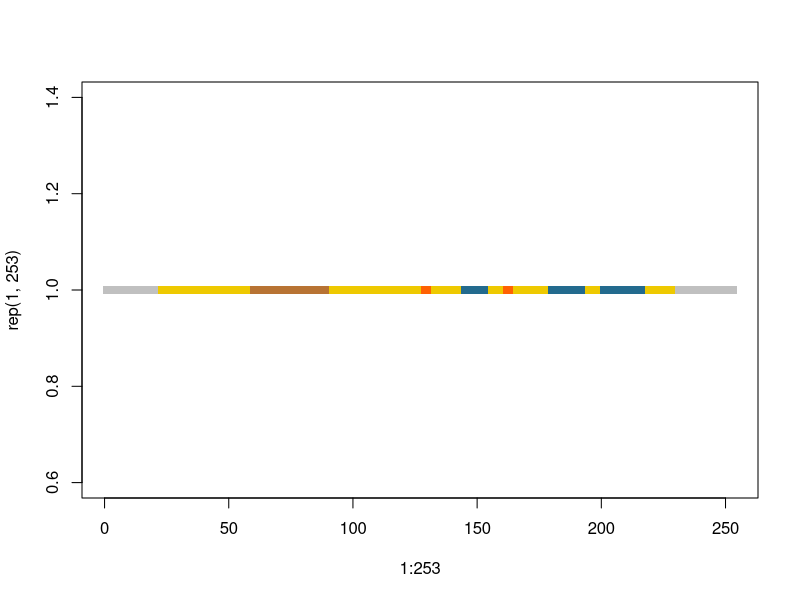
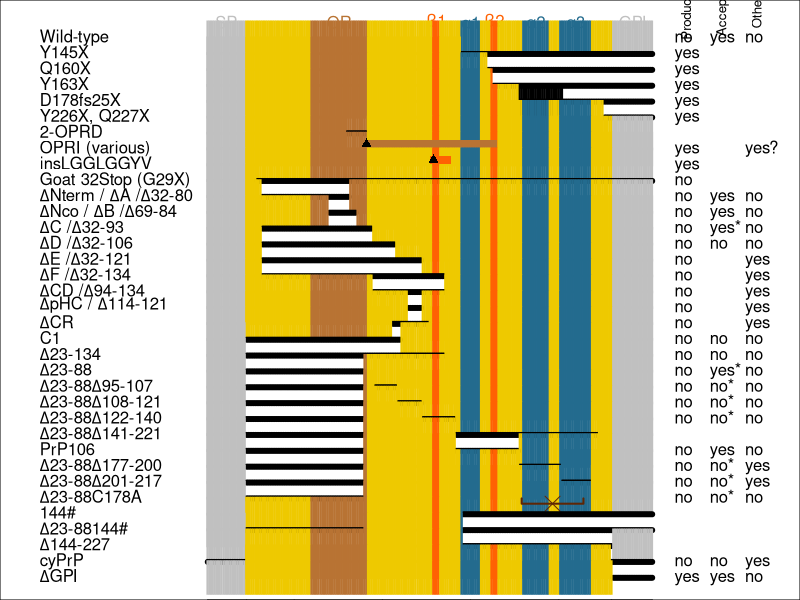
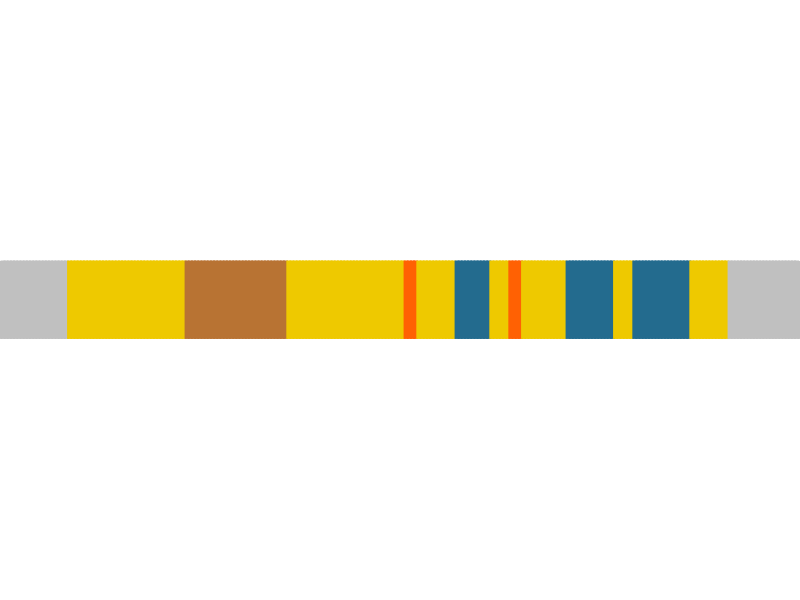
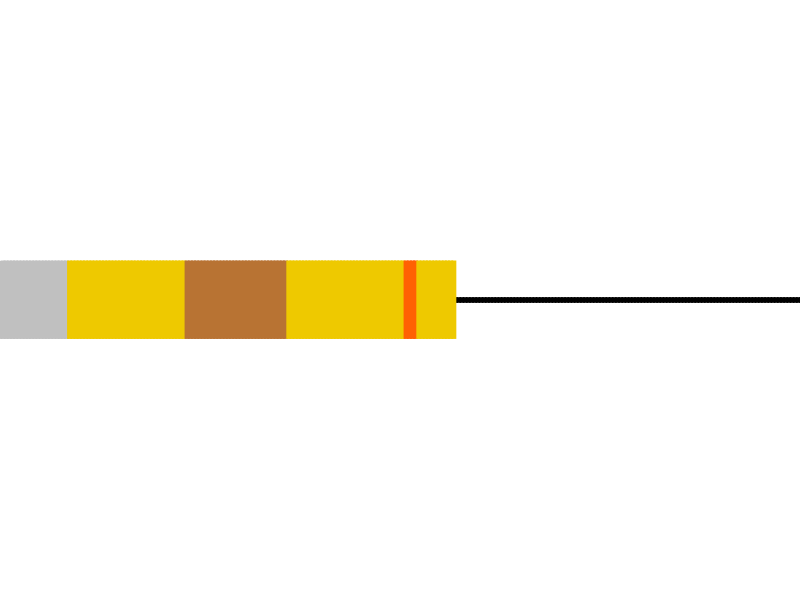
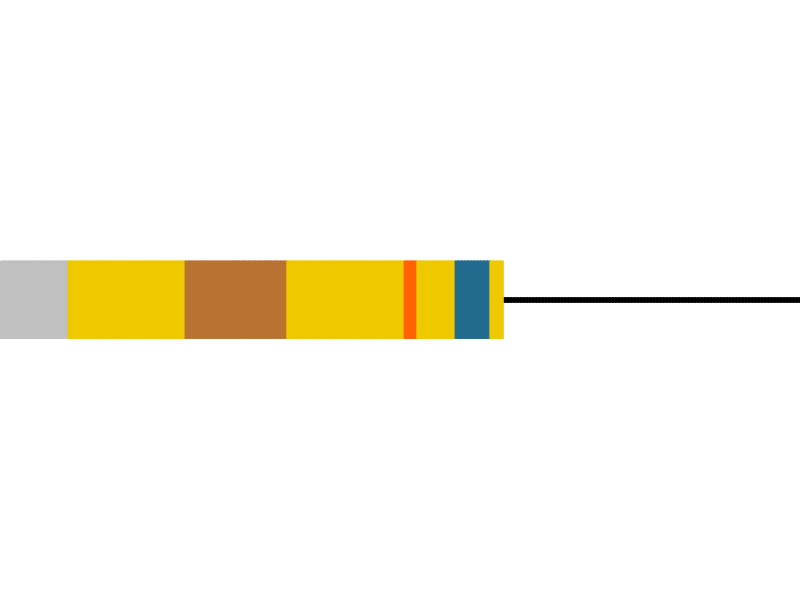
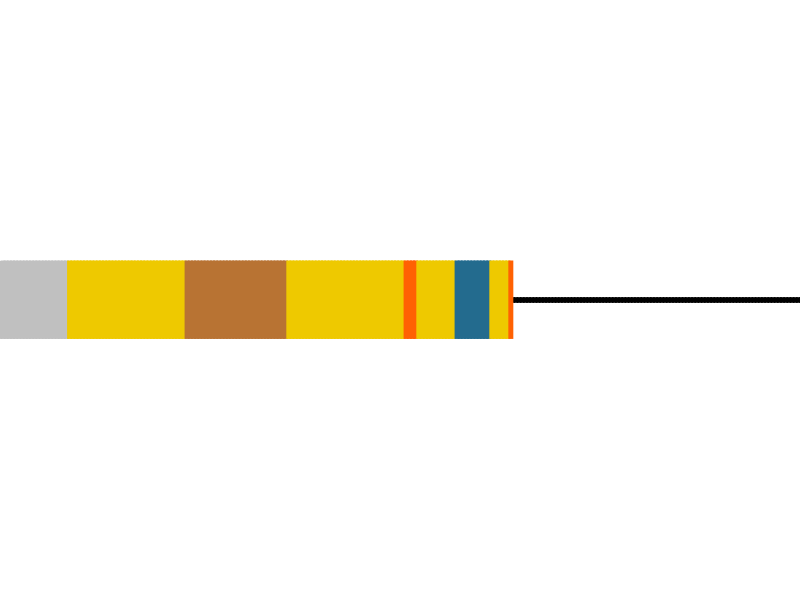
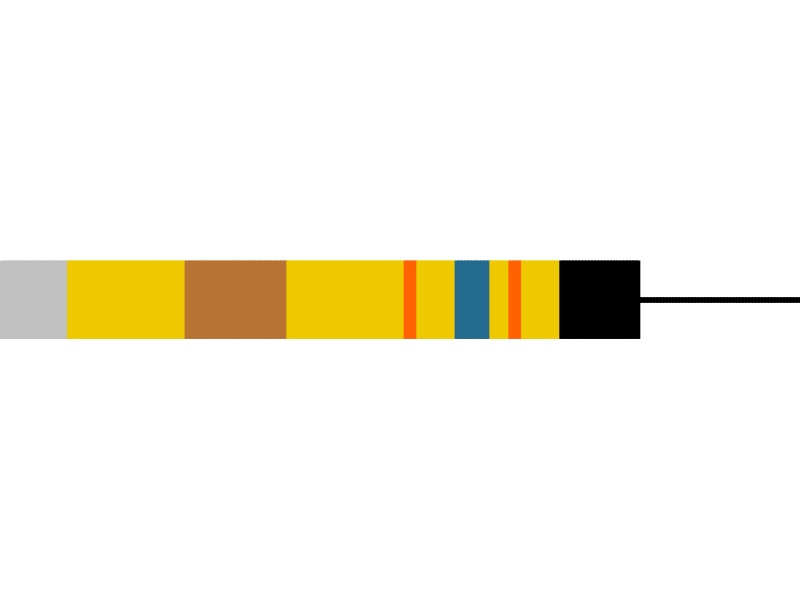
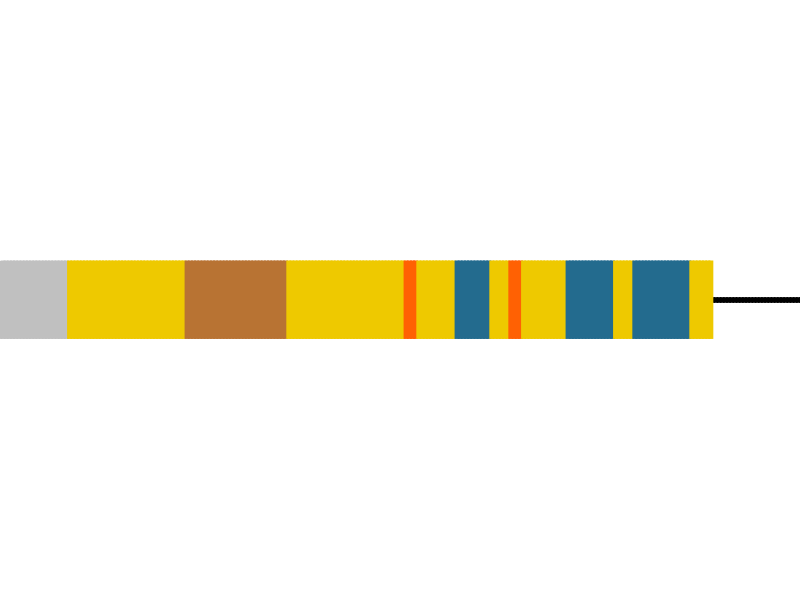

Here is the R script that generated these plots, in order:
setwd('~/d/sci/003prigen/data/prp-struct-mutants')

# evaluate an expression stored as a string
# this just shortens the syntax which is otherwise eval(parse(text="mystring"))
# see http://stackoverflow.com/questions/1743698/r-eval-expression
evals = function(mystring) {
  return (eval(parse(text=mystring)))
}

# PRNP GenBank entry http://www.ncbi.nlm.nih.gov/nuccore/NG_009087.1
huprp = 'MANLGCWMLVLFVATWSDLGLCKKRPKPGGWNTGGSRYPGQGSPGGNRYPPQGGGGWGQPHGGGWGQPHGGGWGQPHGGGWGQPHGGGWGQGGGTHSQWNKPSKPKTNMKHMAGAAAAGAVVGGLGGYMLGSAMSRPIIHFGSDYEDRYYRENMHRYPNQVYYRPMDEYSNQNNFVHDCVNITIKQHTVTTTTKGENFTETDVKMMERVVEQMCITQYERESQAYYQRGSSMVLFSSPPVILLISFLIFLIVG'

# post-translational modifications
sp = 1:22
final = 23:230
gpi = 231:253

# Riek 1996 http://www.ncbi.nlm.nih.gov/pubmed/8700211
# Regions of secondary structure - translated from mouse numbering
b1 = 129:132
h1 = 145:155
b2 = 162:165
h2 = 180:194
h3 = 201:218

# Octapeptide repeats
opr = 60:91

# colors for secondary structure
bcolor = '#FF6103' # cadmium orange
hcolor = '#236B8E' # steelblue
ocolor = '#B87333' # copper
cleaved = '#C0C0C0' # silver
rest = '#EEC900' # gold2
dscolor = '#5E2605' #van dyke brown - for disulfide bonds
delcolor = '#000000' # black for deleted elements

# other colors
vcolor = '#C0C0C0' # color for vertical lines

k = rep(rest,253)
k[sp] = cleaved
k[gpi] = cleaved
k[opr] = ocolor
k[b1] = bcolor
k[b2] = bcolor
k[h1] = hcolor
k[h2] = hcolor
k[h3] = hcolor

aapch = '|' # square for present amino acids
delpch = 20

pch = rep(15,253)
pch[]

strsplit(huprp,split='')

plot(1:253,rep(1,253),pch=15,col=k,xlim=c(1,253))

prps = data.frame(name=character(), # name of mutant
                  height=integer(), # height at which to plot
                  deleted=character(), # positions deleted
                  produces=character(), # produces transmissible prions spontaneously?
                  accepts=character(), # accepts inoculated prions in vivo?
                  otherphen=character(), # any other spontaneous phenotype?
                  cite=character()) # citation
prps["wt",] = c("'Wild-type'",0,"254","no","yes","no","") # 254 is an ugly hack to get wild-type to plot properly
prps["Y145X",] = c("'Y145X'",0,"145:253","yes","","","Kitamoto 1993")
prps["Q160X",] = c("'Q160X'",0,"160:253","yes","","","Jayadev 2011")
prps["Y163X",] = c("'Y163X'",0,"163:253","yes","","","Mead 2013")
prps["D178fs25X",] = c("'D178fs25X'",0,"178:253","yes","","","Matsuzono 2013")
prps["Y226X-Q227X",] = c("'Y226X, Q227X'",0,"226:253","yes","","","Jansen 2009")
prps["2-OPRD",] = c("'2-OPRD'",0,"80:91","","","","?")
prps["OPRI",] = c("'OPRI (various)'",0,"254","yes","","yes?","various")
prps["insLGGLGGYV",] = c("'insLGGLGGYV'",0,"254","yes","","","Hinnell 2011")
prps["G29X",] = c("'Goat 32Stop (G29X)'",0,"29:253","no","","","Benestad 2012")
prps["PrPdNterm",] = c("expression(paste(Delta,'Nterm / ',Delta,'A /',Delta,'32-80'))",0,"32:81","no","yes","no","Fischer 1996")
prps["PrPdNco",] = c("expression(paste(Delta,'Nco / ',Delta,'B /',Delta,'69-84'))",0,"70:85","no","yes","no","Fischer 1996")
prps["PrPdelC",] = c("expression(paste(Delta,'C /',Delta,'32-93'))",0,"32:94","no","yes*","no","Shmerling 1998\nFlechsig 2000")
prps["PrPdelD",] = c("expression(paste(Delta,'D /',Delta,'32-106'))",0,"32:107","no","no","no","Shmerling 1998\nWeissmann 2003")
prps["PrPdelE",] = c("expression(paste(Delta,'E /',Delta,'32-121'))",0,"32:122","no","","yes","Shmerling 1998")
prps["PrPdelF",] = c("expression(paste(Delta,'F /',Delta,'32-134'))",0,"32:135","no","","yes","Radovanovic 2005")
prps["PrPdelCD",] = c("expression(paste(Delta,'CD /',Delta,'94-134'))",0,"95:135","no","","yes","Baumann 2007")
prps["PrPdelpHC",] = c("expression(paste(Delta,'pHC / ',Delta,'114-121'))",0,"115:122","no","","yes","Baumann 2007")
prps["PrPdCR",] = c("expression(paste(Delta,'CR'))",0,"106:126","no","","yes","Li 2007")
prps["C1",] = c("'C1'",0,"23:110","no","no","no","Westergard 2011")
prps["PrPd23-134",] = c("expression(paste(Delta,'23-134'))",0,"23:135","no","no","no","Westergard 2011")
prps["PrPd23-88",] = c("expression(paste(Delta,'23-88'))",0,"23:89","no","yes*","no","Supattapone 1999")
prps["PrPd23-88d95-107",] = c("expression(paste(Delta,'23-88',Delta,'95-107'))",0,"c(23:89,96:108)","no","no*","no","Muramoto 1997")
prps["PrPd23-88d108-121",] = c("expression(paste(Delta,'23-88',Delta,'108-121'))",0,"c(23:89,109:122)","no","no*","no","Muramoto 1997")
prps["PrPd23-88d122-140",] = c("expression(paste(Delta,'23-88',Delta,'122-140'))",0,"c(23:89,123:141)","no","no*","no","Muramoto 1997")
prps["PrPd23-88d141-221",] = c("expression(paste(Delta,'23-88',Delta,'141-221'))",0,"c(23:89,142:222)","","","","?")
prps["PrP106",] = c("expression(paste('PrP106'))",0,"c(23:89,142:177)","no","yes","no","Supattapone 1999")
prps["PrPd23-88d177-200",] = c("expression(paste(Delta,'23-88',Delta,'177-200'))",0,"c(23:89,178:201)","no","no*","yes","Muramoto 1997")
prps["PrPd23-88d201-217",] = c("expression(paste(Delta,'23-88',Delta,'201-217'))",0,"c(23:89,202:218)","no","no*","yes","Muramoto 1997")
prps["PrPd23-88C178A",] = c("expression(paste(Delta,'23-88','C178A'))",0,"c(23:89)","no","no*","no","Muramoto 1997")
prps["PrP144X",] = c("'144#'",0,"146:253","","","","Muramoto 1997")
prps["PrPd23-88-144X",] = c("expression(paste(Delta,'23-88','144#'))",0,"c(23:89,146:253)","","","","Muramoto 1997")
prps["PrPd144-227",] = c("expression(paste(Delta,'144-227'))",0,"146:230","","","","Muramoto 1997")
prps["cyPrP",] = c("'cyPrP'",0,"c(1:22,230:253)","no","no","yes","Ma 2002a")
prps["delGPI",] = c("expression(paste(Delta,'GPI'))",0,"231:253","yes","yes","no","Stohr 2011")


prps$height = seq(20/dim(prps)[1],20,20/dim(prps)[1])
increment = 20/dim(prps)[1]

png('prp-deletion-mutants.png',width=600,height=1200,res=300,pointsize=3)
par(mar=c(0,0,0,0))
plot(NA,NA,xaxt='n',yaxt='n',xlim=c(-100,320),ylim=c(0,20),xlab='',ylab='')
axis(side=1,at=c(1,23,50,100,150,200,230,253),
     labels=c(1,23,50,100,150,200,230,253),cex=.5,las=2)
text(c(mean(sp),mean(opr),mean(b1),mean(h1),mean(b2),
     mean(h2),mean(h3),mean(gpi)),rep(20,8),
     col=c(cleaved,ocolor,bcolor,hcolor,bcolor,
           hcolor,hcolor,cleaved),
     labels=c("SP","OR",expression(paste(beta,1)),
              expression(paste(alpha,1)),
              expression(paste(beta,2)),
              expression(paste(alpha,2)),
              expression(paste(alpha,3)),
              "GPI"))
text(c(260,280,300)+rep(15,3),c(20,20,20),labels=c('Produces','Accepts','Other'),srt=90,cex=.8,pos=3)
for (row in 1:dim(prps)[1]) {
    deleted = evals(prps$deleted[row])
    present = (1:253)[-deleted]
    ht = 20 - prps$height[row]
    text(-100,ht,labels=evals(prps$name[row]),pos=4) # name
    
    if (length(deleted) > 1) {
      points(deleted,rep(ht,length(deleted)),pch=delpch,col=delcolor)      
    }
    points(present,rep(ht,length(present)),pch=aapch,col=k[present],cex=2.2)
    text(260,ht,labels=prps$produces[row],pos=4) # produces prions
    text(280,ht,labels=prps$accepts[row],pos=4) # accepts prions
    text(300,ht,labels=prps$otherphen[row],pos=4) # other phenotype 
    
    # handle a few special cases
    if (rownames(prps)[row] == "PrPd23-88C178A") {
      points(c(179,179,214,214),c(ht,ht-increment/3,ht-increment/3,ht),type='l',col=dscolor,lwd=2)
      points((179+214)/2,ht-increment/3,pch=4,col=dscolor,cex=2)
    } else if (rownames(prps)[row] == "OPRI") {
      insertedrange = 91:(91+9*8)
      points(insertedrange,rep(ht+increment/3,length(insertedrange)),pch=15,col=ocolor,cex=1)
      points(91,ht+increment/3,pch=17,col='black')
    } else if (rownames(prps)[row] == "insLGGLGGYV") {
      insertedrange = 129:(129+8)
      points(insertedrange,rep(ht+increment/3,length(insertedrange)),pch=15,col=bcolor,cex=1)
      points(129,ht+increment/3,pch=17,col='black')
    } else if (rownames(prps)[row] == "D178fs25X") {
      points(178:(178+25-1),rep(ht,25),pch=aapch,col=delcolor,cex=2.2)
    }
}
dev.off()


# now loop to create each one separately
for (row in 1:dim(prps)[1]) {
  pngname = paste(rownames(prps)[row],".png",sep="")
  png(pngname,width=400,height=30,res=300,pointsize=3)
  par(mar=c(0,0,0,0))
  plot(NA,NA,xaxt='n',yaxt='n',xlim=c(1,253),ylim=c(.20,.80),xlab='',ylab='',xaxs='i',bty='n')
  deleted = evals(prps$deleted[row])
  present = (1:253)[-deleted]
  ht = .50
  if (length(deleted) > 1) {
    points(deleted,rep(ht,length(deleted)),pch=delpch,col=delcolor)      
  }
  points(present,rep(ht,length(present)),pch='|',col=k[present],cex=5)
  
  # handle a few special cases
  if (rownames(prps)[row] == "PrPd23-88C178A") {
    points(c(179,179,214,214),c(ht,ht-increment/3,ht-increment/3,ht),type='l',col=dscolor,lwd=2)
    points((179+214)/2,ht-increment/3,pch=4,col=dscolor,cex=2)
  } else if (rownames(prps)[row] == "OPRI") {
    insertedrange = 91:(91+9*8)
    points(insertedrange,rep(ht+increment/2.5,length(insertedrange)),pch=15,col=bcolor,cex=1)
    points(91,ht+increment/2.5,pch=17,col='black')
  } else if (rownames(prps)[row] == "insLGGLGGYV") {
    insertedrange = 129:(129+8)
    points(insertedrange,rep(ht+increment/3,length(insertedrange)),pch=15,col=rest,cex=1)
    points(129,ht+increment/3,pch=17,col='black')
  } else if (rownames(prps)[row] == "D178fs25X") {
    points(178:(178+25-1),rep(ht,25),pch=aapch,col=delcolor,cex=5)
  }
  
  dev.off()
}
# 
# row = 1
# par(mar=c(0,0,0,0))
# plot(NA,NA,xaxt='n',yaxt='n',xlim=c(-100,260),ylim=c(.25,.75),xlab='',ylab='')
# axis(side=1,at=c(1,23,50,100,150,200,230,253),
#      labels=c(1,23,50,100,150,200,230,253),cex=.5,las=2)
# deleted = evals(prps$deleted[row])
# present = (1:253)[-deleted]
# ht = .5
# text(-100,ht,labels=evals(prps$name[row]),pos=4,cex=1) # name
# points(deleted,rep(ht,length(deleted)),pch=delpch,col=delcolor,cex=3)
# points(present,rep(ht,length(present)),pch='|',col=k[present],cex=3)
# points(present,rep(ht,length(present)),pch='|',col=c(rep(cleaved,22),rep(rest,208),rep(cleaved,23)),cex=3)


